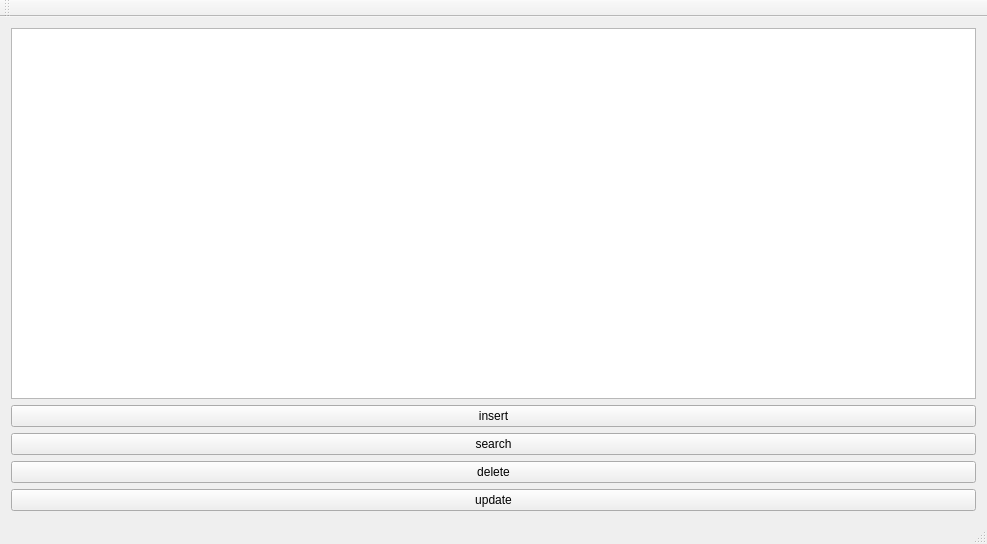
<?xml version="1.0" encoding="UTF-8"?>
<ui version="4.0">
 <class>TestDatabaseModelClass</class>
 <widget class="QMainWindow" name="TestDatabaseModelClass">
  <property name="geometry">
   <rect>
    <x>0</x>
    <y>0</y>
    <width>987</width>
    <height>544</height>
   </rect>
  </property>
  <property name="windowTitle">
   <string>TestDatabaseModel</string>
  </property>
  <widget class="QWidget" name="centralWidget">
   <layout class="QVBoxLayout" name="verticalLayout">
    <item>
     <widget class="QTableView" name="tableView"/>
    </item>
    <item>
     <widget class="QPushButton" name="cBtnInsert">
      <property name="text">
       <string>insert</string>
      </property>
     </widget>
    </item>
    <item>
     <widget class="QPushButton" name="pushButton_3">
      <property name="text">
       <string>search</string>
      </property>
     </widget>
    </item>
    <item>
     <widget class="QPushButton" name="pushButton_2">
      <property name="text">
       <string>delete</string>
      </property>
     </widget>
    </item>
    <item>
     <widget class="QPushButton" name="pushButton">
      <property name="text">
       <string>update</string>
      </property>
     </widget>
    </item>
   </layout>
  </widget>
  <widget class="QMenuBar" name="menuBar">
   <property name="geometry">
    <rect>
     <x>0</x>
     <y>0</y>
     <width>987</width>
     <height>22</height>
    </rect>
   </property>
  </widget>
  <widget class="QToolBar" name="mainToolBar">
   <attribute name="toolBarArea">
    <enum>TopToolBarArea</enum>
   </attribute>
   <attribute name="toolBarBreak">
    <bool>false</bool>
   </attribute>
  </widget>
  <widget class="QStatusBar" name="statusBar"/>
 </widget>
 <layoutdefault spacing="6" margin="11"/>
 <resources>
  <include location="TestDatabaseModel.qrc"/>
 </resources>
 <connections/>
</ui>
